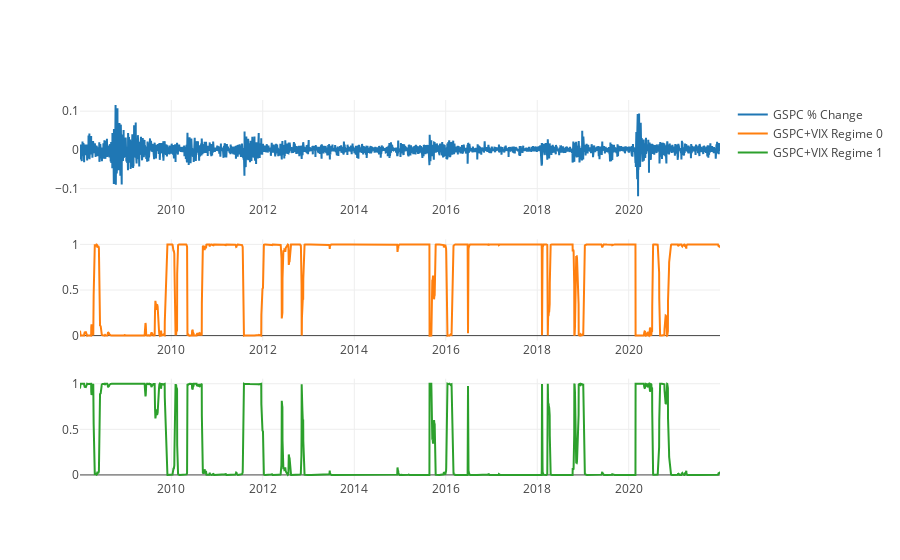

Here is the notebook cell this chart was saved with:
### Markdown cell above
##### Get MSDR Classifications

### Code cell
msdr_model = sm.tsa.MarkovRegression(endog=gspc_pct['close'], k_regimes=nRegimes,
    trend='c', exog=vix_pct["close"], switching_variance=True)

msdr_model_results = msdr_model.fit(iter=nIter)

# print model training summary
# print(msdr_model_results.summary())

marg_probs_msdr = [msdr_model_results.smoothed_marginal_probabilities[i] for i in range(nRegimes)]

fig = make_subplots(rows=nRegimes+1, cols = 1)
fig.update_layout(template = style)
fig.add_trace(
        go.Scatter(y = gspc_pct["close"], x = gspc_pct.index, name = "GSPC % Change"),
        row = 1, col = 1
    )

for i in range(nRegimes):
    fig.add_trace(
        go.Scatter(y = marg_probs_msdr[i], x = gspc_pct.index, name = "GSPC+VIX Regime "+str(i)), 
        row=i+2, col=1,
    )

fig.show()
hidden_states_msdr_both = (marg_probs_msdr[0] > .5)*1

### Figure 1 — Plotly figure (JSON) as saved in the notebook; plotly's stock layout.template omitted (floating-point values rounded to 4 significant figures; data arrays with more than 128 entries replaced by an {"elided": "..."} marker saying what was removed)
{"data": [{"name": "GSPC % Change", "type": "scatter", "x": {"elided": "3524 str values"}, "xaxis": "x", "y": {"elided": "3524 float values"}, "yaxis": "y"}, {"name": "GSPC+VIX Regime 0", "type": "scatter", "x": {"elided": "3524 str values"}, "xaxis": "x2", "y": {"elided": "3524 float values"}, "yaxis": "y2"}, {"name": "GSPC+VIX Regime 1", "type": "scatter", "x": {"elided": "3524 str values"}, "xaxis": "x3", "y": {"elided": "3524 float values"}, "yaxis": "y3"}], "layout": {"xaxis": {"anchor": "y", "domain": [0, 1]}, "xaxis2": {"anchor": "y2", "domain": [0, 1]}, "xaxis3": {"anchor": "y3", "domain": [0, 1]}, "yaxis": {"anchor": "x", "domain": [0.7333, 1]}, "yaxis2": {"anchor": "x2", "domain": [0.3667, 0.6333]}, "yaxis3": {"anchor": "x3", "domain": [0, 0.2667]}}}
